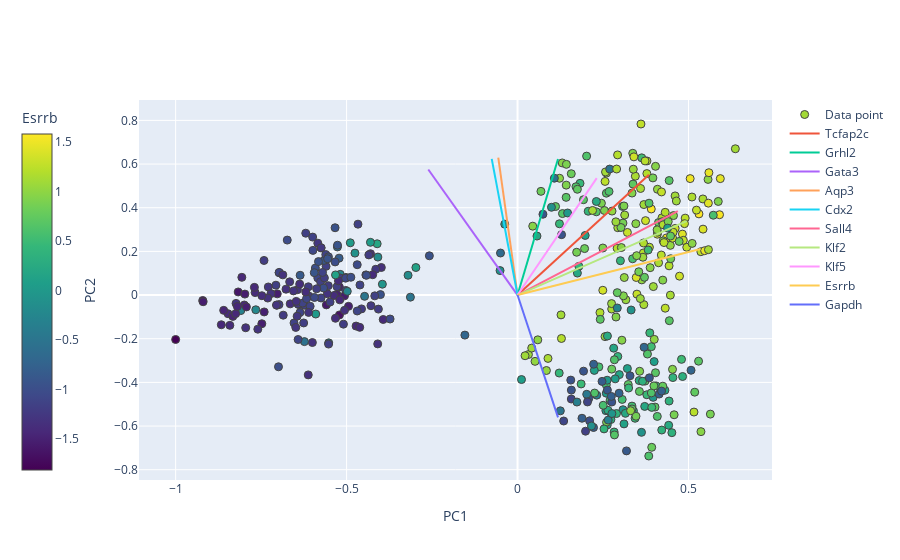

The cell this chart's notebook holds for it:
### Code cell
feature = 'Esrrb'
fig = visualisation.pca_biplot(W, scores, data, topN=10, XPC='PC1', YPC='PC2', feature=feature)
fig.show()

#To seperate the TE cell types I would use Esrrb as the lack of gene expression sepeates out these cell types from the rest of the groups

### Figure 1 — Plotly figure (JSON) as saved in the notebook; plotly's stock layout.template omitted (floating-point values rounded to 4 significant figures; data arrays with more than 128 entries replaced by an {"elided": "..."} marker saying what was removed)
{"data": [{"marker": {"color": {"elided": "437 float values"}, "colorbar": {"title": {"text": "Esrrb"}, "x": -0.2, "y": 0.5}, "colorscale": [[0, "#440154"], [0.1111, "#482878"], [0.2222, "#3e4989"], [0.3333, "#31688e"], [0.4444, "#26828e"], [0.5556, "#1f9e89"], [0.6667, "#35b779"], [0.7778, "#6ece58"], [0.8889, "#b5de2b"], [1, "#fde725"]], "line": {"width": 1}, "size": 8}, "mode": "markers", "name": "Data point", "text": {"elided": "436 str values"}, "type": "scatter", "x": {"elided": "437 float values"}, "y": {"elided": "437 float values"}}, {"mode": "lines", "name": "Tcfap2c", "type": "scatter", "x": [0, 0.3843], "y": [0, 0.5512]}, {"mode": "lines", "name": "Grhl2", "type": "scatter", "x": [0, 0.1183], "y": [0, 0.623]}, {"mode": "lines", "name": "Gata3", "type": "scatter", "x": [0, -0.261], "y": [0, 0.5752]}, {"mode": "lines", "name": "Aqp3", "type": "scatter", "x": [0, -0.05634], "y": [0, 0.6291]}, {"mode": "lines", "name": "Cdx2", "type": "scatter", "x": [0, -0.07549], "y": [0, 0.6239]}, {"mode": "lines", "name": "Sall4", "type": "scatter", "x": [0, 0.4689], "y": [0, 0.3843]}, {"mode": "lines", "name": "Klf2", "type": "scatter", "x": [0, 0.4948], "y": [0, 0.3387]}, {"mode": "lines", "name": "Klf5", "type": "scatter", "x": [0, 0.2317], "y": [0, 0.5357]}, {"mode": "lines", "name": "Esrrb", "type": "scatter", "x": [0, 0.535], "y": [0, 0.2106]}, {"mode": "lines", "name": "Gapdh", "type": "scatter", "x": [0, 0.1184], "y": [0, -0.5602]}], "layout": {"xaxis": {"title": {"text": "PC1"}}, "yaxis": {"title": {"text": "PC2"}}}}
